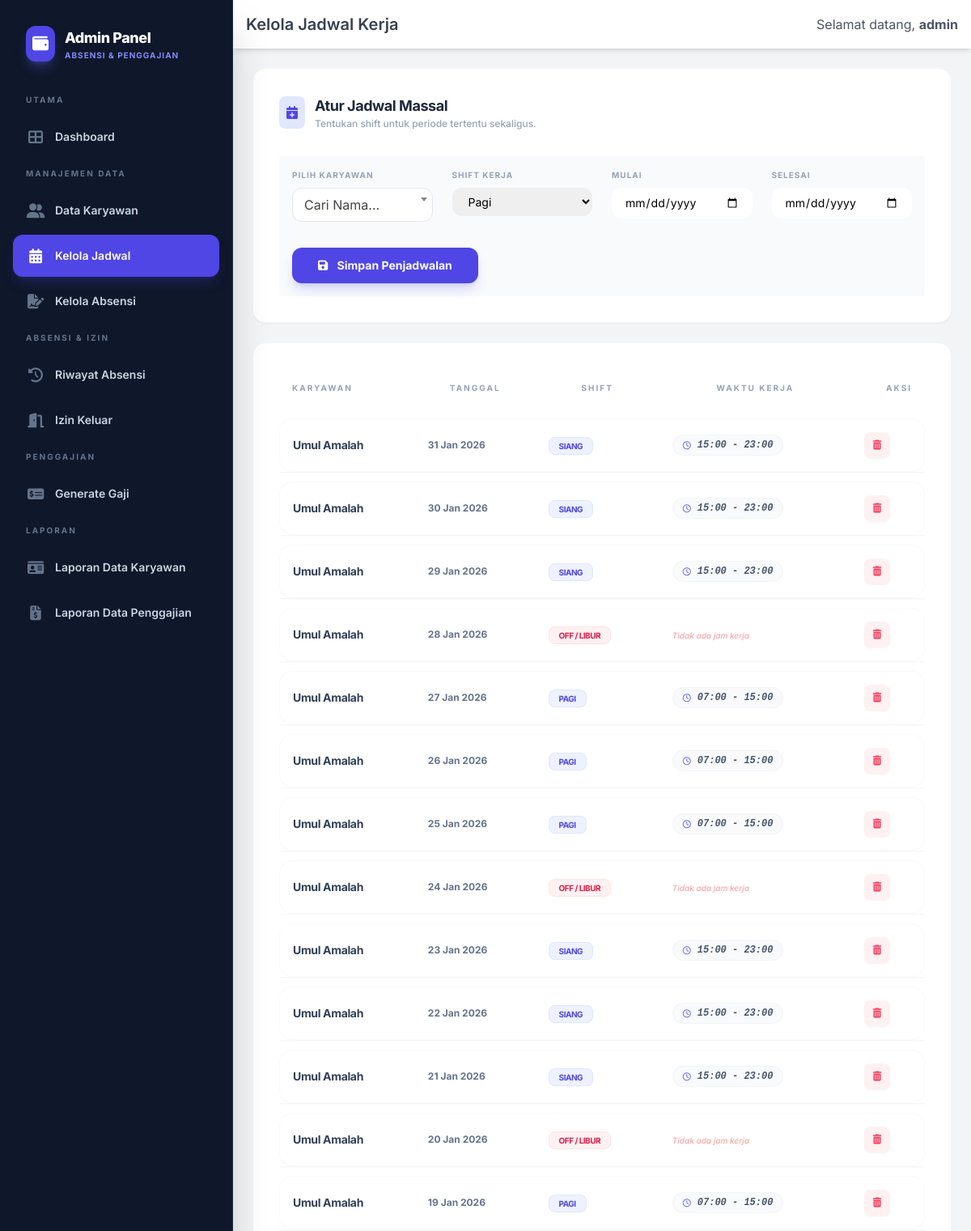
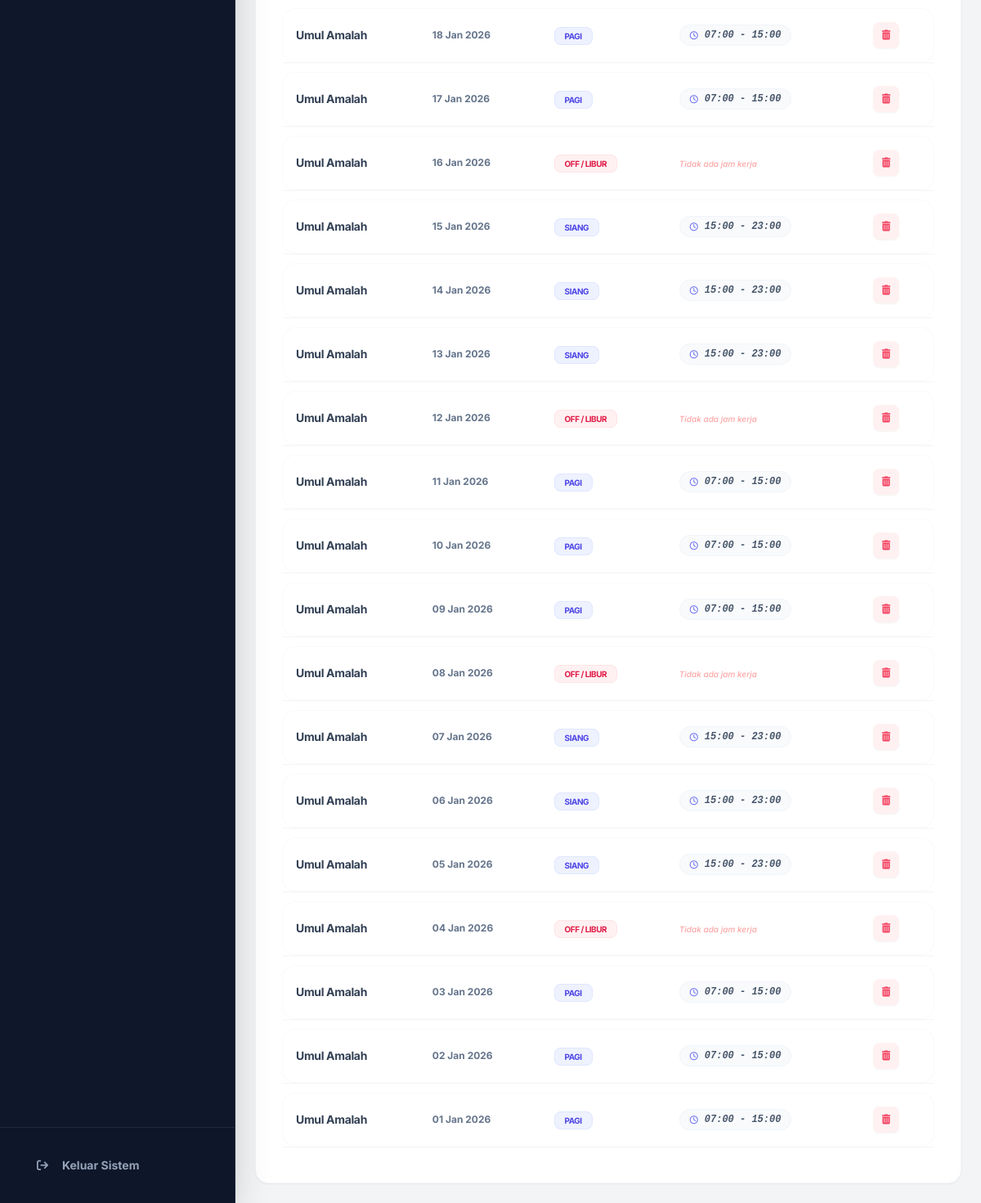
The page /admin/kelola_jadwal.php (signed in) on the database its author committed (2 pictures, top to bottom).
### tables this page shows
CREATE TABLE `jadwal_kerja` (
  `id` int(11) NOT NULL,
  `id_karyawan` int(11) DEFAULT NULL,
  `id_shift` int(11) DEFAULT NULL,
  `tanggal` date NOT NULL
);

CREATE TABLE `karyawan` (
  `id` int(11) NOT NULL,
  `nik` varchar(20) NOT NULL,
  `nama` varchar(100) NOT NULL,
  `username` varchar(20) NOT NULL,
  `password` varchar(255) NOT NULL,
  `jabatan` varchar(50) DEFAULT NULL,
  `bagian` varchar(50) DEFAULT NULL,
  `gaji_pokok` decimal(15,2) DEFAULT 0.00,
  `tunjangan_tetap` decimal(15,2) DEFAULT 0.00
);

CREATE TABLE `shifts` (
  `id` int(11) NOT NULL,
  `nama_shift` varchar(20) NOT NULL,
  `jam_masuk` time DEFAULT NULL,
  `jam_keluar` time DEFAULT NULL
);

### admin/kelola_jadwal.php (the view, shortened to what this page needs)
<?php
include 'header.php';
$query = "SELECT jk.*, k.nama, s.nama_shift, s.jam_masuk, s.jam_keluar
          FROM jadwal_kerja jk
          JOIN karyawan k ON jk.id_karyawan = k.id
          JOIN shifts s ON jk.id_shift = s.id
          ORDER BY jk.tanggal DESC";
$result = mysqli_query($koneksi, $query);
?>
<div class="space-y-6">
    <div class="bg-white p-8 rounded-2xl shadow-sm border border-slate-100">
        <div class="flex items-center gap-3 mb-8">
            <div class="bg-indigo-100 p-2 rounded-lg text-indigo-600">
                <i class="fas fa-calendar-plus"></i>
            </div>
            <div>
                <h2 class="text-lg font-bold text-slate-800 tracking-tight">Atur Jadwal Massal</h2>
                <p class="text-xs text-slate-400 font-medium">Tentukan shift untuk periode tertentu sekaligus.</p>
            </div>
        </div>
        <form method="POST" action="" class="bg-slate-50 p-4 rounded">
            <div class="grid grid-cols-1 md:grid-cols-4 gap-6">
                <div>
                    <label class="block text-[10px] font-bold text-slate-400 uppercase tracking-widest mb-2">Pilih
                        Karyawan</label>
                </div>
                <div>
                    <label class="block text-[10px] font-bold text-slate-400 uppercase tracking-widest mb-2">Shift
                        Kerja</label>
                    <select name="id_shift" required
                        class="w-full rounded-xl border-slate-200 text-sm px-4 py-2 focus:ring-2 focus:ring-indigo-500 transition-all">
                        <?php
                        $res_s = mysqli_query($koneksi, "SELECT id, nama_shift FROM shifts");
                        while ($s = mysqli_fetch_assoc($res_s)) echo "<option value='{$s['id']}'>{$s['nama_shift']}</option>";
                        ?>
                    </select>
                </div>
                <div>
                    <label
                        class="block text-[10px] font-bold text-slate-400 uppercase tracking-widest mb-2">Mulai</label>
                    <input type="date" name="tanggal_mulai" required
                        class="w-full rounded-xl border-slate-200 text-sm px-4 py-2 focus:ring-2 focus:ring-indigo-500 transition-all">
                </div>
                <div>
                    <label
                        class="block text-[10px] font-bold text-slate-400 uppercase tracking-widest mb-2">Selesai</label>
                    <input type="date" name="tanggal_selesai" required
                        class="w-full rounded-xl border-slate-200 text-sm px-4 py-2 focus:ring-2 focus:ring-indigo-500 transition-all">
                </div>
            </div>
            <button type="submit" name="tambah_jadwal"
                class="mt-8 bg-indigo-600 text-white px-8 py-3 rounded-xl font-bold text-sm hover:bg-indigo-700 transition shadow-lg shadow-indigo-600/20 active:scale-95">
                <i class="fas fa-save mr-2"></i> Simpan Penjadwalan
            </button>
        </form>
    </div>
    <div class="bg-white p-8 rounded-2xl shadow-sm border border-slate-100">
        <div class="overflow-x-auto">
            <table id="jadwalTable" class="w-full text-sm text-left border-separate border-spacing-y-3">
                <thead>
                    <tr class="text-[10px] text-slate-400 uppercase tracking-[0.2em]">
                        <th class="pb-4 px-4 font-bold">Karyawan</th>
                        <th class="pb-4 px-4 font-bold text-center">Tanggal</th>
                        <th class="pb-4 px-4 font-bold text-center">Shift</th>
                        <th class="pb-4 px-4 font-bold text-center">Waktu Kerja</th>
                        <th class="pb-4 px-4 font-bold text-right">Aksi</th>
                    </tr>
                </thead>
                <tbody>
                    <?php while ($row = mysqli_fetch_assoc($result)) : ?>
                        <tr class="group hover:bg-slate-50 transition-all duration-200 shadow-sm">
                            <td class="py-4 px-4 bg-white border-y border-l border-slate-50 rounded-l-2xl">
                                <div class="font-bold text-slate-700 tracking-tight"><?= htmlspecialchars($row['nama']); ?>
                                </div>
                            </td>
                            <td class="py-4 px-4 bg-white border-y border-slate-50 ">
                                <div class="text-xs font-bold text-slate-500">
                                    <?= date('d M Y', strtotime($row['tanggal'])); ?></div>
                            </td>
                            <td class="py-4 px-4 bg-white border-y border-slate-50 ">
                                <?php if ($row['id_shift'] == 3) :
                                ?>
                                    <span
                                        class="bg-rose-50 text-rose-600 text-[10px] font-bold px-3 py-1 rounded-lg border border-rose-100 uppercase tracking-tighter">OFF
                                        / Libur</span>
                                <?php else : ?>
                                    <span
                                        class="bg-indigo-50 text-indigo-600 text-[10px] font-bold px-3 py-1 rounded-lg border border-indigo-100 uppercase tracking-tighter"><?= $row['nama_shift']; ?></span>
                                <?php endif; ?>
                            </td>
                            <td class="py-4 px-4 bg-white border-y border-slate-50 ">
                                <?php if ($row['jam_masuk']) : ?>
                                    <div
                                        class="inline-flex items-center gap-2 bg-slate-50 px-3 py-1 rounded-full border border-slate-100">
                                        <i class="far fa-clock text-indigo-500 text-[10px]"></i>
                                        <span class="text-xs font-black text-slate-600 font-mono italic">
                                            <?= date('H:i', strtotime($row['jam_masuk'])); ?> -
                                            <?= date('H:i', strtotime($row['jam_keluar'])); ?>
                                        </span>
                                    </div>
                                <?php else : ?>
                                    <span class="text-[10px] text-red-300 italic font-medium">Tidak ada jam kerja</span>
                                <?php endif; ?>
                            </td>
                            <td class="py-4 px-4 bg-white border-y border-r border-slate-50 rounded-r-2xl ">
                                <a href="kelola_jadwal.php?hapus=<?= $row['id']; ?>"
                                    onclick="return confirm('Hapus jadwal ini?')"
                                    class="inline-flex items-center justify-center w-8 h-8 rounded-lg bg-rose-50 text-rose-500 hover:bg-rose-500 hover:text-white transition-all shadow-sm">
                                    <i class="fas fa-trash-alt text-xs"></i>
                                </a>
                            </td>
                        </tr>
                    <?php endwhile; ?>
                </tbody>
            </table>
        </div>
    </div>
</div>
<?php include 'footer.php'; ?>

### admin/header.php (style rules this page uses)
body { font-family: 'Inter', sans-serif; }

### rows shown on the page
jadwal_kerja: id_karyawan.nama "Umul Amalah", tanggal "31 Jan 2026", id_shift.nama_shift "SIANG", id_shift.jam_masuk "15:00", id_shift.jam_keluar "23:00"
jadwal_kerja: id_karyawan.nama "Umul Amalah", tanggal "30 Jan 2026", id_shift.nama_shift "SIANG", id_shift.jam_masuk "15:00", id_shift.jam_keluar "23:00"
jadwal_kerja: id_karyawan.nama "Umul Amalah", tanggal "29 Jan 2026", id_shift.nama_shift "SIANG", id_shift.jam_masuk "15:00", id_shift.jam_keluar "23:00"
jadwal_kerja: id_karyawan.nama "Umul Amalah", tanggal "28 Jan 2026", shows "OFF / LIBUR", shows "Tidak ada jam kerja"
jadwal_kerja: id_karyawan.nama "Umul Amalah", tanggal "27 Jan 2026", id_shift.nama_shift "PAGI", id_shift.jam_masuk "07:00", id_shift.jam_keluar "15:00"
jadwal_kerja: id_karyawan.nama "Umul Amalah", tanggal "26 Jan 2026", id_shift.nama_shift "PAGI", id_shift.jam_masuk "07:00", id_shift.jam_keluar "15:00"
jadwal_kerja: id_karyawan.nama "Umul Amalah", tanggal "25 Jan 2026", id_shift.nama_shift "PAGI", id_shift.jam_masuk "07:00", id_shift.jam_keluar "15:00"
jadwal_kerja: id_karyawan.nama "Umul Amalah", tanggal "24 Jan 2026", shows "OFF / LIBUR", shows "Tidak ada jam kerja"
jadwal_kerja: id_karyawan.nama "Umul Amalah", tanggal "23 Jan 2026", id_shift.nama_shift "SIANG", id_shift.jam_masuk "15:00", id_shift.jam_keluar "23:00"
jadwal_kerja: id_karyawan.nama "Umul Amalah", tanggal "22 Jan 2026", id_shift.nama_shift "SIANG", id_shift.jam_masuk "15:00", id_shift.jam_keluar "23:00"
jadwal_kerja: id_karyawan.nama "Umul Amalah", tanggal "21 Jan 2026", id_shift.nama_shift "SIANG", id_shift.jam_masuk "15:00", id_shift.jam_keluar "23:00"
jadwal_kerja: id_karyawan.nama "Umul Amalah", tanggal "20 Jan 2026", shows "OFF / LIBUR", shows "Tidak ada jam kerja"
jadwal_kerja: id_karyawan.nama "Umul Amalah", tanggal "19 Jan 2026", id_shift.nama_shift "PAGI", id_shift.jam_masuk "07:00", id_shift.jam_keluar "15:00"
jadwal_kerja: id_karyawan.nama "Umul Amalah", tanggal "18 Jan 2026", id_shift.nama_shift "PAGI", id_shift.jam_masuk "07:00", id_shift.jam_keluar "15:00"
jadwal_kerja: id_karyawan.nama "Umul Amalah", tanggal "17 Jan 2026", id_shift.nama_shift "PAGI", id_shift.jam_masuk "07:00", id_shift.jam_keluar "15:00"
jadwal_kerja: id_karyawan.nama "Umul Amalah", tanggal "16 Jan 2026", shows "OFF / LIBUR", shows "Tidak ada jam kerja"
jadwal_kerja: id_karyawan.nama "Umul Amalah", tanggal "15 Jan 2026", id_shift.nama_shift "SIANG", id_shift.jam_masuk "15:00", id_shift.jam_keluar "23:00"
jadwal_kerja: id_karyawan.nama "Umul Amalah", tanggal "14 Jan 2026", id_shift.nama_shift "SIANG", id_shift.jam_masuk "15:00", id_shift.jam_keluar "23:00"
jadwal_kerja: id_karyawan.nama "Umul Amalah", tanggal "13 Jan 2026", id_shift.nama_shift "SIANG", id_shift.jam_masuk "15:00", id_shift.jam_keluar "23:00"
jadwal_kerja: id_karyawan.nama "Umul Amalah", tanggal "12 Jan 2026", shows "OFF / LIBUR", shows "Tidak ada jam kerja"
jadwal_kerja: id_karyawan.nama "Umul Amalah", tanggal "11 Jan 2026", id_shift.nama_shift "PAGI", id_shift.jam_masuk "07:00", id_shift.jam_keluar "15:00"
jadwal_kerja: id_karyawan.nama "Umul Amalah", tanggal "10 Jan 2026", id_shift.nama_shift "PAGI", id_shift.jam_masuk "07:00", id_shift.jam_keluar "15:00"
jadwal_kerja: id_karyawan.nama "Umul Amalah", tanggal "09 Jan 2026", id_shift.nama_shift "PAGI", id_shift.jam_masuk "07:00", id_shift.jam_keluar "15:00"
jadwal_kerja: id_karyawan.nama "Umul Amalah", tanggal "08 Jan 2026", shows "OFF / LIBUR", shows "Tidak ada jam kerja"
jadwal_kerja: id_karyawan.nama "Umul Amalah", tanggal "07 Jan 2026", id_shift.nama_shift "SIANG", id_shift.jam_masuk "15:00", id_shift.jam_keluar "23:00"
jadwal_kerja: id_karyawan.nama "Umul Amalah", tanggal "06 Jan 2026", id_shift.nama_shift "SIANG", id_shift.jam_masuk "15:00", id_shift.jam_keluar "23:00"
jadwal_kerja: id_karyawan.nama "Umul Amalah", tanggal "05 Jan 2026", id_shift.nama_shift "SIANG", id_shift.jam_masuk "15:00", id_shift.jam_keluar "23:00"
jadwal_kerja: id_karyawan.nama "Umul Amalah", tanggal "04 Jan 2026", shows "OFF / LIBUR", shows "Tidak ada jam kerja"
jadwal_kerja: id_karyawan.nama "Umul Amalah", tanggal "03 Jan 2026", id_shift.nama_shift "PAGI", id_shift.jam_masuk "07:00", id_shift.jam_keluar "15:00"
jadwal_kerja: id_karyawan.nama "Umul Amalah", tanggal "02 Jan 2026", id_shift.nama_shift "PAGI", id_shift.jam_masuk "07:00", id_shift.jam_keluar "15:00"
jadwal_kerja: id_karyawan.nama "Umul Amalah", tanggal "01 Jan 2026", id_shift.nama_shift "PAGI", id_shift.jam_masuk "07:00", id_shift.jam_keluar "15:00"

### other values the page prints
$page_title "Kelola Jadwal Kerja"
$admin_username "admin"
form field id_shift "Pagi"
